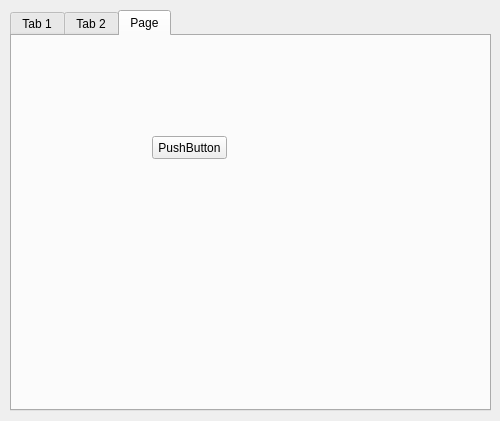
<?xml version="1.0" encoding="UTF-8"?>
<ui version="4.0">
 <class>Form</class>
 <widget class="QWidget" name="Form">
  <property name="geometry">
   <rect>
    <x>0</x>
    <y>0</y>
    <width>500</width>
    <height>421</height>
   </rect>
  </property>
  <property name="windowTitle">
   <string>Form</string>
  </property>
  <widget class="QTabWidget" name="tabWidget">
   <property name="geometry">
    <rect>
     <x>10</x>
     <y>10</y>
     <width>481</width>
     <height>401</height>
    </rect>
   </property>
   <property name="currentIndex">
    <number>2</number>
   </property>
   <widget class="QWidget" name="tab">
    <attribute name="title">
     <string>Tab 1</string>
    </attribute>
    <widget class="QPushButton" name="pushButton">
     <property name="geometry">
      <rect>
       <x>60</x>
       <y>140</y>
       <width>75</width>
       <height>23</height>
      </rect>
     </property>
     <property name="text">
      <string>PushButton</string>
     </property>
    </widget>
   </widget>
   <widget class="QWidget" name="tab_2">
    <attribute name="title">
     <string>Tab 2</string>
    </attribute>
    <widget class="QPushButton" name="pushButton_2">
     <property name="geometry">
      <rect>
       <x>170</x>
       <y>120</y>
       <width>75</width>
       <height>23</height>
      </rect>
     </property>
     <property name="text">
      <string>PushButton</string>
     </property>
    </widget>
   </widget>
   <widget class="QWidget" name="tab_3">
    <attribute name="title">
     <string>Page</string>
    </attribute>
    <widget class="QPushButton" name="pushButton_3">
     <property name="geometry">
      <rect>
       <x>140</x>
       <y>100</y>
       <width>75</width>
       <height>23</height>
      </rect>
     </property>
     <property name="text">
      <string>PushButton</string>
     </property>
    </widget>
   </widget>
  </widget>
 </widget>
 <resources/>
 <connections/>
</ui>
